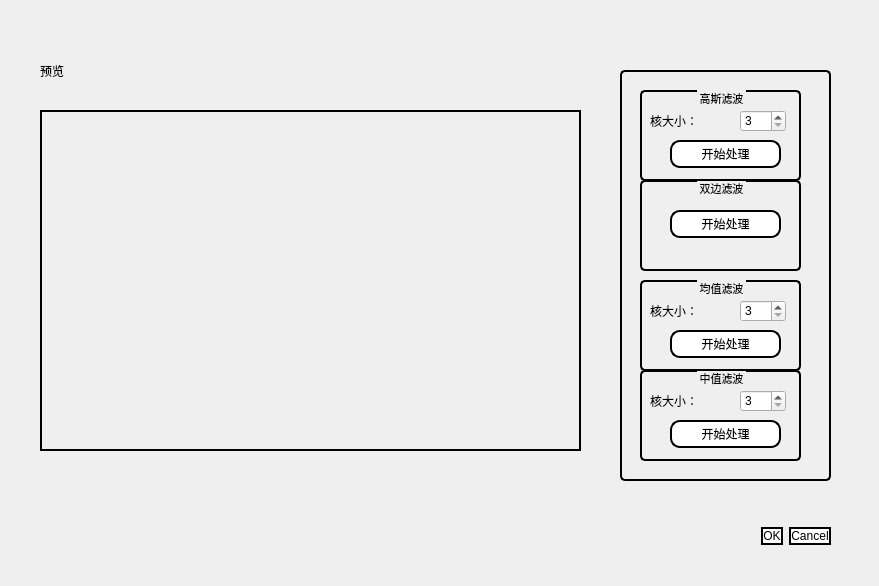
<?xml version="1.0" encoding="UTF-8"?>
<ui version="4.0">
 <class>FilterDialog</class>
 <widget class="QDialog" name="FilterDialog">
  <property name="geometry">
   <rect>
    <x>0</x>
    <y>0</y>
    <width>879</width>
    <height>586</height>
   </rect>
  </property>
  <property name="windowTitle">
   <string>Dialog</string>
  </property>
  <property name="styleSheet">
   <string notr="true">QSlider::groove:horizontal{
background:#000000;
height:8px;
border-radius:4px;
}

QSlider::add-page:horizontal{
background:#E4E4E4;
height:8px;
border-radius:4px;
}

QSlider::sub-page:horizontal{
background:#000000;
height:8px;
border-radius:4px;
}

QSlider::handle:horizontal{
width:13px;
margin-top:-3px;
margin-bottom:-3px;
border-radius:6px;
background:qradialgradient(spread:pad,cx:0.5,cy:0.5,radius:0.5,fx:0.5,fy:0.5,stop:0.6 #FFFFFF,stop:0.8 #B6B6B6);
}
QPushButton {
background-color:#ffffff;
border-width:2px;
border-color: #000000;
border-style: solid;
border-radius:10px;  
}
QGroupBox{
    border:2px solid;
    border-radius:5px;
    margin-top:0.5em;
}

QGroupBox::title{
    subcontrol-origin: margin;
    subcontrol-position: top center;
    padding:0 1px;
}</string>
  </property>
  <widget class="QDialogButtonBox" name="buttonBox">
   <property name="geometry">
    <rect>
     <x>490</x>
     <y>520</y>
     <width>341</width>
     <height>32</height>
    </rect>
   </property>
   <property name="orientation">
    <enum>Qt::Horizontal</enum>
   </property>
   <property name="standardButtons">
    <set>QDialogButtonBox::Cancel|QDialogButtonBox::Ok</set>
   </property>
  </widget>
  <widget class="QGroupBox" name="groupBox">
   <property name="geometry">
    <rect>
     <x>620</x>
     <y>70</y>
     <width>211</width>
     <height>411</height>
    </rect>
   </property>
   <property name="title">
    <string/>
   </property>
   <widget class="QGroupBox" name="groupBox_median_blur">
    <property name="geometry">
     <rect>
      <x>20</x>
      <y>300</y>
      <width>161</width>
      <height>91</height>
     </rect>
    </property>
    <property name="font">
     <font>
      <family>Agency FB</family>
      <pointsize>8</pointsize>
     </font>
    </property>
    <property name="title">
     <string>中值滤波</string>
    </property>
    <widget class="QLabel" name="label_title_4">
     <property name="geometry">
      <rect>
       <x>10</x>
       <y>20</y>
       <width>51</width>
       <height>21</height>
      </rect>
     </property>
     <property name="text">
      <string>核大小：</string>
     </property>
    </widget>
    <widget class="QSpinBox" name="spinBox_median">
     <property name="geometry">
      <rect>
       <x>100</x>
       <y>20</y>
       <width>46</width>
       <height>22</height>
      </rect>
     </property>
     <property name="minimum">
      <number>3</number>
     </property>
     <property name="singleStep">
      <number>2</number>
     </property>
     <property name="value">
      <number>3</number>
     </property>
    </widget>
    <widget class="QPushButton" name="pushButton_median_blur">
     <property name="geometry">
      <rect>
       <x>30</x>
       <y>50</y>
       <width>111</width>
       <height>28</height>
      </rect>
     </property>
     <property name="text">
      <string>开始处理</string>
     </property>
    </widget>
   </widget>
   <widget class="QGroupBox" name="groupBox_gauss_blur">
    <property name="geometry">
     <rect>
      <x>20</x>
      <y>20</y>
      <width>161</width>
      <height>91</height>
     </rect>
    </property>
    <property name="font">
     <font>
      <family>Agency FB</family>
      <pointsize>8</pointsize>
     </font>
    </property>
    <property name="title">
     <string>高斯滤波</string>
    </property>
    <widget class="QLabel" name="label_title_8">
     <property name="geometry">
      <rect>
       <x>10</x>
       <y>20</y>
       <width>51</width>
       <height>21</height>
      </rect>
     </property>
     <property name="text">
      <string>核大小：</string>
     </property>
    </widget>
    <widget class="QSpinBox" name="spinBox_gauss_blur">
     <property name="geometry">
      <rect>
       <x>100</x>
       <y>20</y>
       <width>46</width>
       <height>22</height>
      </rect>
     </property>
     <property name="minimum">
      <number>3</number>
     </property>
     <property name="singleStep">
      <number>2</number>
     </property>
     <property name="value">
      <number>3</number>
     </property>
    </widget>
    <widget class="QPushButton" name="pushButton_gauss_blur">
     <property name="geometry">
      <rect>
       <x>30</x>
       <y>50</y>
       <width>111</width>
       <height>28</height>
      </rect>
     </property>
     <property name="text">
      <string>开始处理</string>
     </property>
    </widget>
   </widget>
   <widget class="QGroupBox" name="groupBox_mean_blur">
    <property name="geometry">
     <rect>
      <x>20</x>
      <y>210</y>
      <width>161</width>
      <height>91</height>
     </rect>
    </property>
    <property name="font">
     <font>
      <family>Agency FB</family>
      <pointsize>8</pointsize>
     </font>
    </property>
    <property name="title">
     <string>均值滤波</string>
    </property>
    <widget class="QLabel" name="label_title_10">
     <property name="geometry">
      <rect>
       <x>10</x>
       <y>20</y>
       <width>51</width>
       <height>21</height>
      </rect>
     </property>
     <property name="text">
      <string>核大小：</string>
     </property>
    </widget>
    <widget class="QSpinBox" name="spinBox_mean">
     <property name="geometry">
      <rect>
       <x>100</x>
       <y>20</y>
       <width>46</width>
       <height>22</height>
      </rect>
     </property>
     <property name="minimum">
      <number>3</number>
     </property>
     <property name="singleStep">
      <number>2</number>
     </property>
     <property name="value">
      <number>3</number>
     </property>
    </widget>
    <widget class="QPushButton" name="pushButton_mean_blur">
     <property name="geometry">
      <rect>
       <x>30</x>
       <y>50</y>
       <width>111</width>
       <height>28</height>
      </rect>
     </property>
     <property name="text">
      <string>开始处理</string>
     </property>
    </widget>
   </widget>
   <widget class="QGroupBox" name="groupBox_double_blur">
    <property name="geometry">
     <rect>
      <x>20</x>
      <y>110</y>
      <width>161</width>
      <height>91</height>
     </rect>
    </property>
    <property name="font">
     <font>
      <family>Agency FB</family>
      <pointsize>8</pointsize>
     </font>
    </property>
    <property name="title">
     <string>双边滤波</string>
    </property>
    <widget class="QPushButton" name="pushButton_double_blur">
     <property name="geometry">
      <rect>
       <x>30</x>
       <y>30</y>
       <width>111</width>
       <height>28</height>
      </rect>
     </property>
     <property name="text">
      <string>开始处理</string>
     </property>
    </widget>
   </widget>
  </widget>
  <widget class="QLabel" name="label_show">
   <property name="geometry">
    <rect>
     <x>40</x>
     <y>110</y>
     <width>541</width>
     <height>341</height>
    </rect>
   </property>
   <property name="frameShape">
    <enum>QFrame::WinPanel</enum>
   </property>
   <property name="lineWidth">
    <number>1</number>
   </property>
   <property name="text">
    <string/>
   </property>
  </widget>
  <widget class="QLabel" name="label">
   <property name="geometry">
    <rect>
     <x>40</x>
     <y>60</y>
     <width>91</width>
     <height>21</height>
    </rect>
   </property>
   <property name="text">
    <string>预览</string>
   </property>
  </widget>
 </widget>
 <resources/>
 <connections>
  <connection>
   <sender>buttonBox</sender>
   <signal>accepted()</signal>
   <receiver>FilterDialog</receiver>
   <slot>accept()</slot>
   <hints>
    <hint type="sourcelabel">
     <x>248</x>
     <y>254</y>
    </hint>
    <hint type="destinationlabel">
     <x>157</x>
     <y>274</y>
    </hint>
   </hints>
  </connection>
  <connection>
   <sender>buttonBox</sender>
   <signal>rejected()</signal>
   <receiver>FilterDialog</receiver>
   <slot>reject()</slot>
   <hints>
    <hint type="sourcelabel">
     <x>316</x>
     <y>260</y>
    </hint>
    <hint type="destinationlabel">
     <x>286</x>
     <y>274</y>
    </hint>
   </hints>
  </connection>
 </connections>
</ui>
